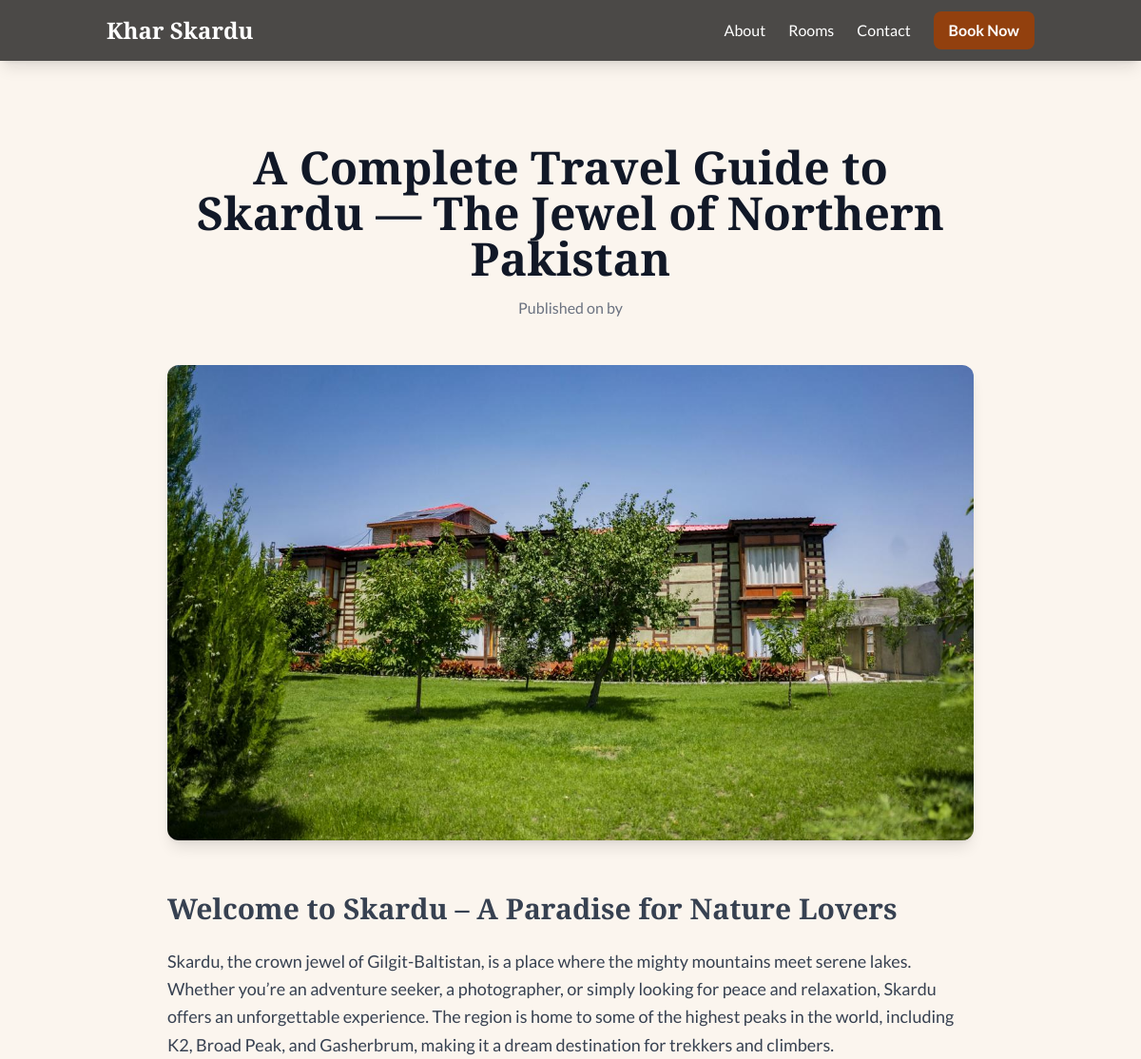
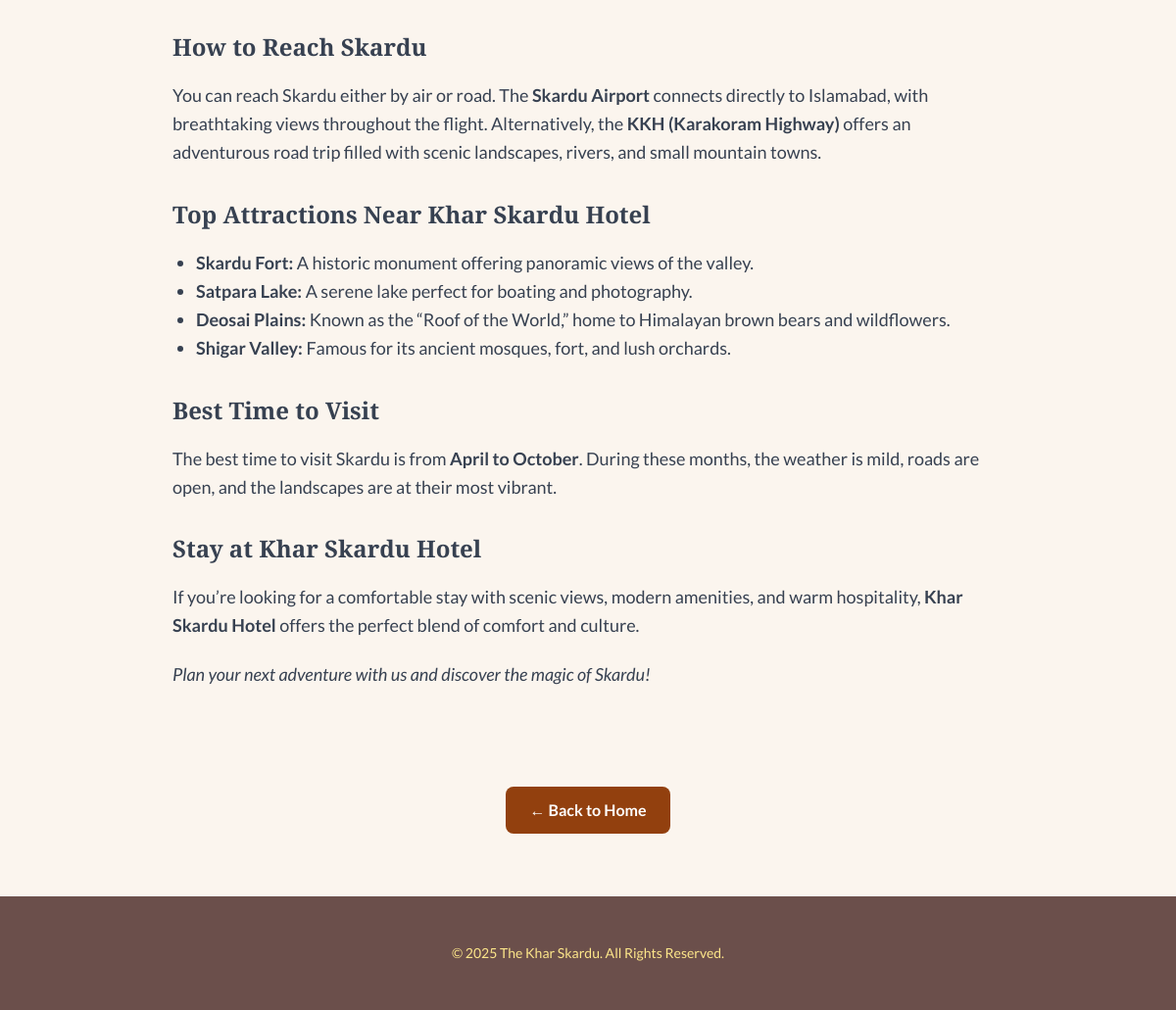
Screenshot of /blogview/1/ with the database file from the repository (2 pictures, top to bottom).
### adminportal/models.py (models this page shows, shortened)
class Post(models.Model):
    title = models.CharField(max_length=200)
    content = RichTextField(blank=True, null=True)
    featured_image = models.ImageField(upload_to='post_images/', blank=True, null=True)
    created_at = models.DateTimeField(auto_now_add=True)
    tags = models.TextField(blank=True, null=True)

### KharSkardu/views.py (the view)
# urls.py: path('blogview/<int:id>/', views.blogs, name='blogview'),
def blogs(request,id):
    post=Post.objects.get(id=id)
    tagss=post.tags.split(',')
    return render(request, 'app/blogview.html',{
        'post':post,
        'tags':tagss,
    })

### adminportal/templates/app/blogview.html (shortened to what this page needs)
<!DOCTYPE html>
<html lang="en">
<head>
    <script src="https://cdn.tailwindcss.com"></script>
    <link href="https://unpkg.com/aos@2.3.1/dist/aos.css" rel="stylesheet">
</head>
<body class="text-gray-800">
    <nav id="navbar" class="bg-black bg-opacity-70 backdrop-blur-sm shadow-lg text-white sticky top-0 z-50">
        <div class="container mx-auto px-6 py-3 flex justify-between items-center">
            <a href="{% url 'home' %}" class="font-playfair text-2xl font-bold">Khar Skardu</a>
            <div class="hidden md:flex space-x-6 items-center">
                <a href="{% url 'home' %}#about" class="hover:text-amber-200 transition-colors">About</a>
                <a href="{% url 'home' %}#rooms" class="hover:text-amber-200 transition-colors">Rooms</a>
                <a href="{% url 'home' %}#contact" class="hover:text-amber-200 transition-colors">Contact</a>
                <a href="{% url 'home' %}#booking" class="bg-amber-800 hover:bg-amber-900 text-white font-bold py-2 px-4 rounded-lg animated-button">Book Now</a>
            </div>
        </div>
    </nav>
    <main class="py-20">
        <div class="container mx-auto px-6 max-w-4xl">
            <article data-aos="fade-up">
                <div class="text-center mb-12">
                    <h1 class="font-playfair text-4xl md:text-5xl font-bold text-gray-900 mt-2">{{ post.title }}</h1>
                    <p class="mt-4 text-gray-500">Published on {{ post.published_date|date:"F j, Y" }} by </p>
                </div>
                <img src="{{ post.featured_image.url }}" alt="{{ post.title }}" class="w-full h-auto max-h-[500px] object-cover rounded-xl shadow-lg mb-12">
                <div class="prose-styling text-lg text-gray-700 leading-relaxed">
                    {{ post.content|safe }}
                </div>
            </article>
        </div>
    </main>
    <div class="container mx-auto px-6 mb-16 text-center">
        <a href="{% url 'home' %}" class="inline-block bg-amber-800 hover:bg-amber-900 text-white font-bold py-3 px-6 rounded-lg animated-button">← Back to Home</a>
    </div>
    <footer class="wooden-bg text-white">
        <div class="container mx-auto px-6 py-12 text-center text-sm text-amber-200">
            <p>© 2025 The Khar Skardu. All Rights Reserved.</p>
        </div>
    </footer>
</body>
</html>

### adminportal/templates/app/blogview.html (style rules this page uses)
body { font-family: 'Lato', sans-serif; background-color: #FBF5EE; }
.font-playfair { font-family: 'Playfair Display', serif; }
.wooden-bg { background-color: #6b4f4b; }
.animated-button { transition: all 0.3s ease; }
.prose-styling h2 { font-family: 'Playfair Display', serif; font-size: 1.875rem; font-weight: bold; margin-top: 2rem; margin-bottom: 1rem; }
.prose-styling h3 { font-family: 'Playfair Display', serif; font-size: 1.5rem; font-weight: bold; margin-top: 1.75rem; margin-bottom: 1rem; }
.prose-styling p { margin-bottom: 1.25rem; }
.prose-styling ul { list-style-type: disc; padding-left: 1.5rem; margin-bottom: 1.25rem; }

### rows the page displays
Post: title "A Complete Travel Guide to Skardu — The Jewel of Northern Pakistan", featured_image (picture), content "Welcome to Skardu – A Paradise for Nature Lovers Skardu, the crown jewel of Gilgit-Baltistan, is a place where the mighty mountains meet serene lakes. Whether you’re an adventure seeker, a photographer, or simply looking for peace and relaxation, Skardu offers an unforgettable experience. The region is home to some of the highest peaks in the world, including K2, Broad Peak, and Gasherbrum, making it a dream destination for trekkers and climbers. How to Reach Skardu You can reach Skardu either by air or road. The Skardu Airport connects directly to Islamabad, with breathtaking views throughout the flight. Alternatively, the KKH (Karakoram Highway) offers an adventurous road trip filled with…"
